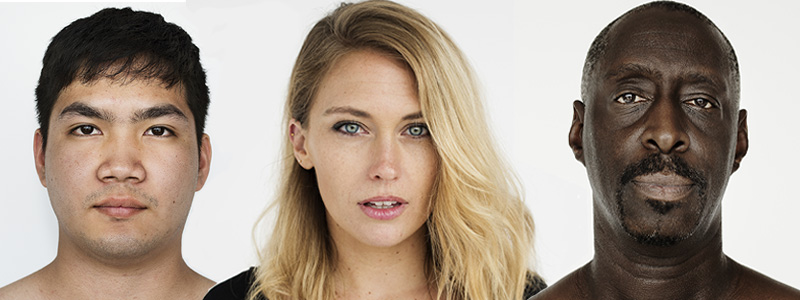
#> input picture faces.jpg, 800 x 300 px
$ jupyter execute 'image cropping and flipping.ipynb'
#> lines starting #> are read from the running program, lines starting #| are printed output that depends on the picture
[cell 1]
# import the necessary packages
from matplotlib import pyplot as plt
import numpy as np
import argparse
import imutils
import cv2

[cell 2]
def plt_imshow(title,image):
    image = cv2.cvtColor(image, cv2.COLOR_BGR2RGB)
    plt.imshow(image)
    plt.grid(False)
    plt.show()

[cell 3]
image=cv2.imread("faces.jpg")
#> image is the input picture: shape (300, 800, 3); mean B, G, R 140.7, 154.2, 169.2
plt_imshow('faces',image)

[cell 4]
#cropping image
image_cropped=image[:250,:200]
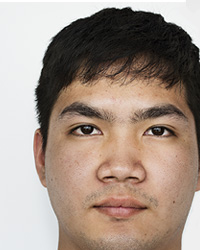
#> image_cropped: shape (250, 200, 3); mean B, G, R 133.7, 145.1, 162.2
plt_imshow('asian',image_cropped)

[cell 5]
image_flipped = cv2.flip(image, 1)
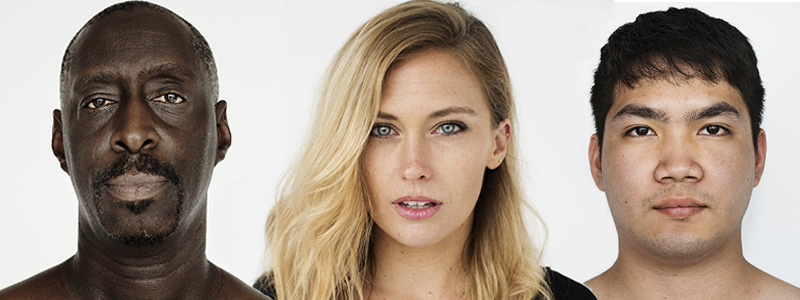
#> image_flipped: shape (300, 800, 3); mean B, G, R 140.7, 154.2, 169.2
plt_imshow("Flipped Horizontally", image_flipped)

[cell 6]
image_flipped = cv2.flip(image, -1)
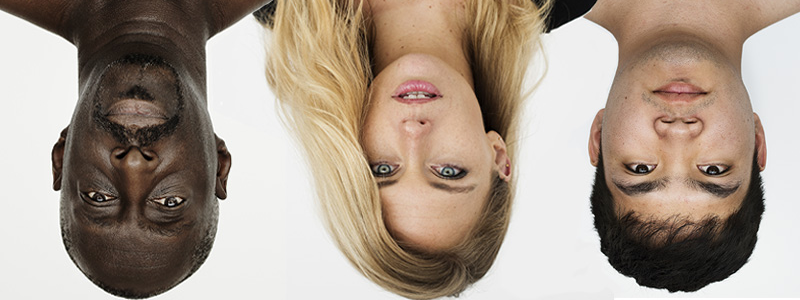
#> image_flipped: shape (300, 800, 3); mean B, G, R 140.7, 154.2, 169.2
plt_imshow("Flipped Horizontally & Vertically", image_flipped)

$ run again, with cat.jpg copied over faces.jpg
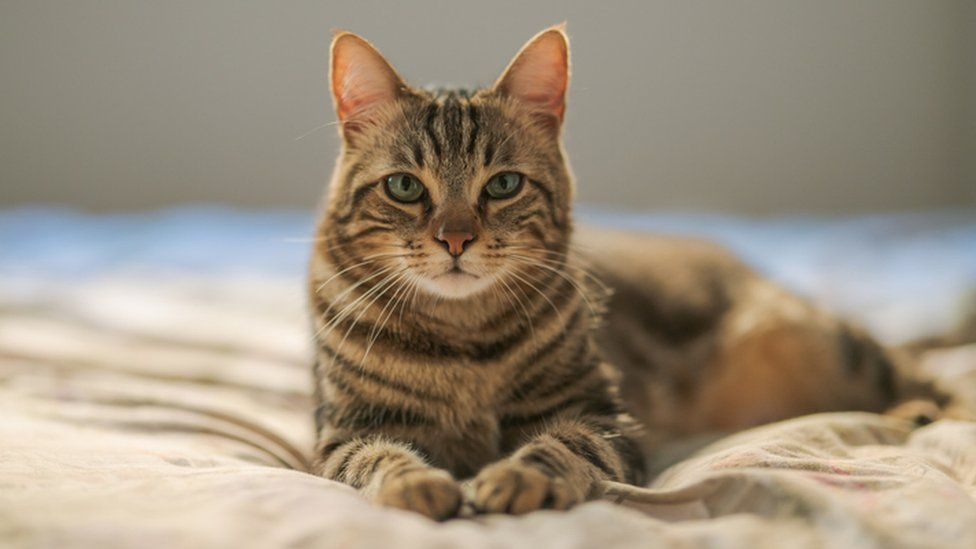
#> input picture cat.jpg, 976 x 549 px
#> image is the input picture: shape (549, 976, 3); mean B, G, R 124.7, 142.7, 155.4
#> `image_cropped=image[:250,:200]`:
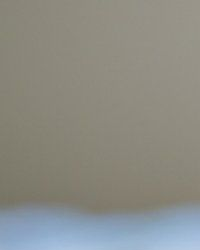
#> image_cropped: shape (250, 200, 3); mean B, G, R 133.7, 140.5, 140.2
#> image: shape (250, 200, 3)
#> image: shape (549, 976, 3)
#> `image_flipped = cv2.flip(image, -1)`:
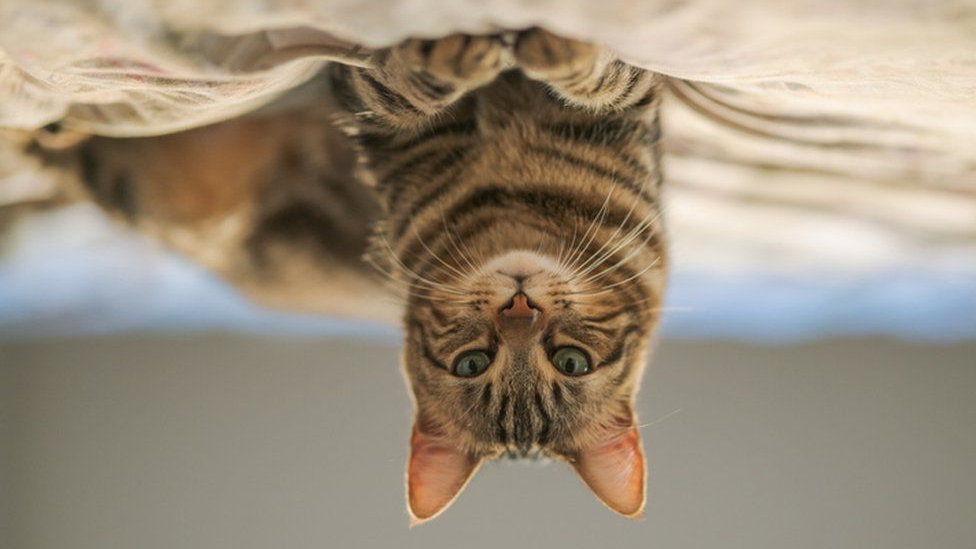
#> image_flipped: shape (549, 976, 3); mean B, G, R 124.7, 142.7, 155.4
